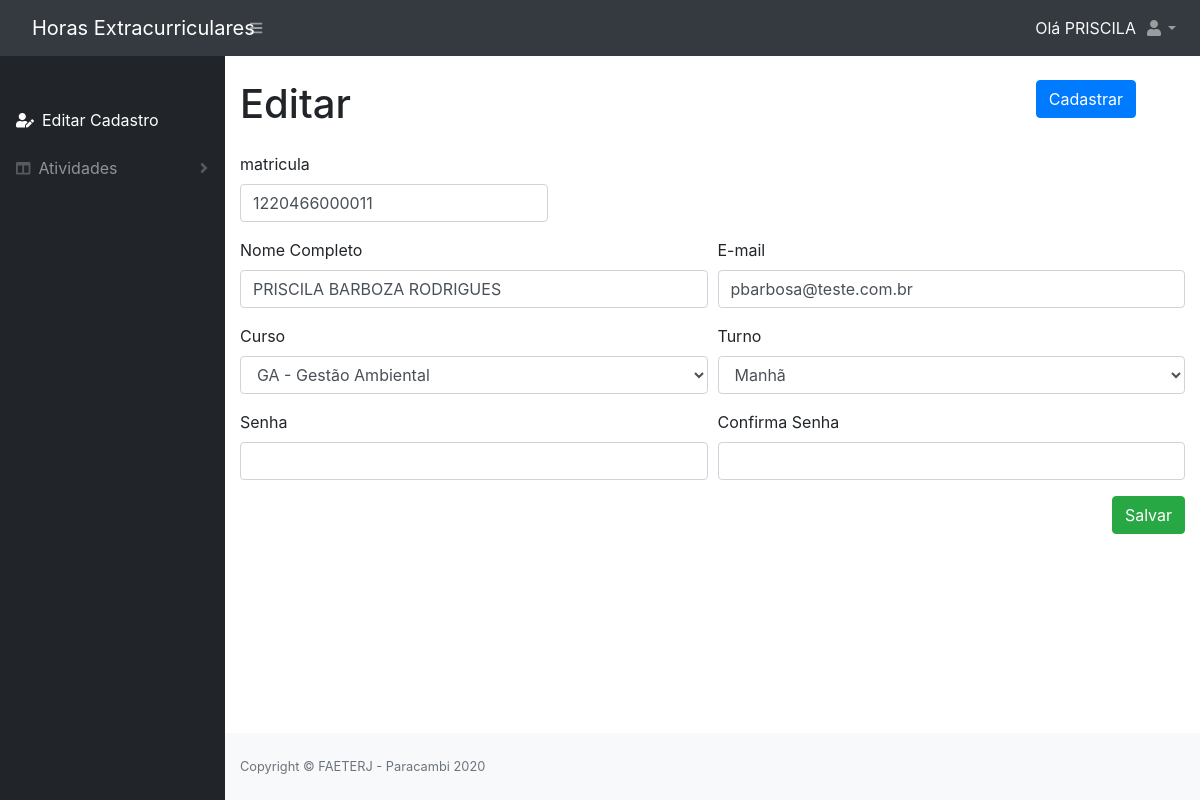
The page /alunoEditar.php (signed in) on the database its author committed.
### tables this page shows
CREATE TABLE IF NOT EXISTS `aluno` (
  `id` INT NOT NULL AUTO_INCREMENT,
  `matricula` VARCHAR(20) NOT NULL,
  `nome` VARCHAR(100) NOT NULL,
  `email` VARCHAR(150) NOT NULL,
  `senha` VARCHAR(32) NOT NULL,
  `turno` INT NOT NULL,
  `status` TINYINT NULL DEFAULT NULL,
  `info_cadastro` VARCHAR(100) NULL DEFAULT NULL,
  `data_registro` DATETIME NOT NULL DEFAULT CURRENT_TIMESTAMP,
  `curso_id` INT NOT NULL,
  `administrador_id` INT NULL DEFAULT NULL,
  PRIMARY KEY (`id`),
   
   
  CONSTRAINT `aluno_ibfk_1`
    FOREIGN KEY (`curso_id`)
    REFERENCES `curso` (`id`),
  CONSTRAINT `aluno_ibfk_2`
    FOREIGN KEY (`administrador_id`)
    REFERENCES `administrador` (`id`));

CREATE TABLE IF NOT EXISTS `curso` (
  `id` INT NOT NULL AUTO_INCREMENT,
  `nome` VARCHAR(255) NOT NULL,
  `sigla` VARCHAR(5) NOT NULL,
  `data_registro` DATETIME NOT NULL DEFAULT CURRENT_TIMESTAMP,
  PRIMARY KEY (`id`));

### class/AlunoDao.php (called while the page is built, shortened)
<?php
require_once 'DB.php';
abstract class AlunoDao extends DB
{
    protected $table;
    public function buscaAluno($id)
    {
        $sql = "select * from $this->table WHERE id =:id";
        $stmt = DB::prepare($sql);
        $stmt->bindParam('id', $id);
        $stmt->execute();
        return $stmt->fetchAll();
    }
}

### class/DB.php (called while the page is built, shortened)
<?php
class DB{
	private static $instance;
	public static function getInstance(){
		if(!isset(self::$instance)){
			try {
				self::$instance = new PDO('mysql:host=' . DB_HOST . ';dbname=' . DB_NAME, DB_USER, DB_PASS, array(PDO::MYSQL_ATTR_INIT_COMMAND => "SET NAMES utf8"));
				self::$instance->setAttribute( PDO::ATTR_ERRMODE, PDO::ERRMODE_EXCEPTION);
				self::$instance->setAttribute(PDO::ATTR_DEFAULT_FETCH_MODE, PDO::FETCH_OBJ);
			} catch (PDOException $e) {
				echo $e->getMessage();
			}
		}
		return self::$instance;
	}
	public static function prepare($sql){
		return self::getInstance()->prepare($sql);
	}
}

### class/CursoDao.php (called while the page is built, shortened)
<?php
require_once 'DB.php';
abstract class CursoDao extends DB
{
    protected $table;
   public function findAll()
    {
        $sql = "SELECT * FROM $this->table";
        $stmt = DB::prepare($sql);
        $stmt->execute();
        return $stmt->fetchAll();
    }
}

### alunoEditar.php (the view, shortened to what this page needs)
<?php
require_once 'include/topo.php';
$aluno = new Aluno();
$cursos = new Curso();
foreach ($aluno->buscaAluno($_SESSION['idAluno']) as $key => $value) :
?>
    <div class="container-fluid">
        <div class="form-row">
            <div class="form-group col-md-10">
                <h1>Editar</h1>
            </div>
            <div class="form-group col-md-2">
                <button type="button" class="btn btn-primary" data-toggle="modal" data-target="#cadastrar">Cadastrar</button>
            </div>
        </div>
        <form method="post" action="alunoController.php">
            <div class="form-row">
                <div class="form-group col-md-4">
                    <label>matricula</label>
                    <input type="text" name="matricula" id="matricula" value="<?php echo $value->matricula; ?>" class="form-control" aria-describedby="helpId">
                </div>
            </div>
            <div class="form-row">
                <div class="form-group col-md-6">
                    <label>Nome Completo</label>
                    <input type="text" name="nome" id="nome" value="<?php echo $value->nome; ?>" class="form-control" aria-describedby="helpId">
                </div>
                <div class="form-group col-md-6">
                    <label>E-mail</label>
                    <input type="text" name="email" id="email" value="<?php echo $value->email; ?>" class="form-control" aria-describedby="helpId">
                </div>
            </div>
            <div class="form-row">
                <div class="form-group col-md-6">
                    <label>Curso</label>
                    <select class="form-control" name="curso" id="curso">
                        <?php foreach ($cursos->findAll() as $key => $curso) : ?>
                            <option value="<?php echo $curso->id; ?>" <?php echo ($curso->id == $value->curso_id) ? 'selected' : ''; ?>><?php echo $curso->sigla . ' - ' . $curso->nome; ?></option>
                        <?php endforeach; ?>
                    </select>
                </div>
                <div class="form-group col-md-6">
                    <label>Turno</label>
                    <select class="form-control" name="turno" id="turno">
                        <option value="1" <?php echo ($value->turno == 1) ? 'selected' : ''; ?>>Manhã</option>
                    </select>
                </div>
            </div>
            <div class="form-row">
                <div class="form-group col-md-6">
                    <label>Senha</label>
                    <input type="password" name="senha" id="senha" class="form-control" aria-describedby="helpId">
                </div>
                <div class="form-group col-md-6">
                    <label>Confirma Senha</label>
                    <input type="password" name="confirmaSenha" id="confirmaSenha" class="form-control" onblur="validarSenha()" aria-describedby="helpId">
                </div>
            </div>
            <div class="form-row">
                <div class="form-group col-md-12 text-right">
                    <button type="submit" name="editar" id="editar" class="btn btn-success">Salvar</button>
                </div>
            </div>
    </div>
<?php
endforeach;
require_once "include/rodape.php";
?>

### rows shown on the page
aluno: matricula "1220466000011", nome "PRISCILA BARBOZA RODRIGUES", email "pbarbosa@teste.com.br", curso "GA - Gestão Ambiental", turno "Manhã"

### other values the page prints
strtok($_SESSION['nome'], ' ') "PRISCILA"
